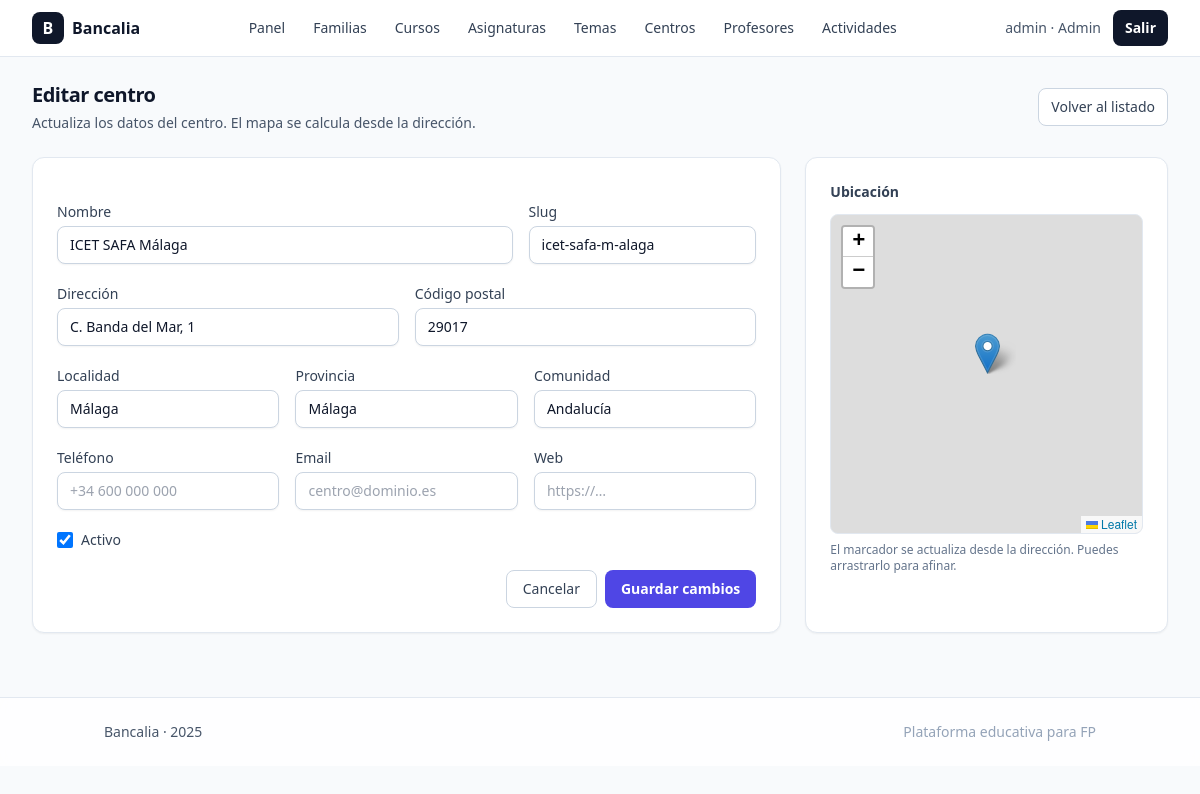
/admin/centros/edit.php?id=1 (signed in), run on the app's committed database.
### tables this page shows
CREATE TABLE `centros` (
  `id` int(11) NOT NULL,
  `nombre` varchar(180) NOT NULL,
  `slug` varchar(190) NOT NULL,
  `codigo` varchar(50) DEFAULT NULL,
  `tipo` enum('publico','privado','concertado') NOT NULL DEFAULT 'publico',
  `comunidad` varchar(100) DEFAULT NULL,
  `provincia` varchar(100) DEFAULT NULL,
  `localidad` varchar(120) DEFAULT NULL,
  `direccion` varchar(200) DEFAULT NULL,
  `cp` varchar(10) DEFAULT NULL,
  `email` varchar(150) DEFAULT NULL,
  `telefono` varchar(30) DEFAULT NULL,
  `web` varchar(200) DEFAULT NULL,
  `lat` decimal(10,7) DEFAULT NULL,
  `lng` decimal(10,7) DEFAULT NULL,
  `descripcion` text DEFAULT NULL,
  `is_active` tinyint(1) NOT NULL DEFAULT 1,
  `created_at` datetime NOT NULL DEFAULT current_timestamp(),
  `updated_at` datetime NOT NULL DEFAULT current_timestamp() ON UPDATE current_timestamp()
);

### config.php (called while the page is built, shortened)
<?php
function pdo(): PDO {
  $pdo = new PDO(
    'mysql:host=127.0.0.1;dbname=bancalia;charset=utf8mb4',
    'root', '',
    [
      PDO::ATTR_ERRMODE => PDO::ERRMODE_EXCEPTION,
      PDO::ATTR_DEFAULT_FETCH_MODE => PDO::FETCH_ASSOC,
      PDO::ATTR_EMULATE_PREPARES => false,
    ]
  );
  return $pdo;
}

### public/admin/centros/edit.php (the view, shortened to what this page needs)
<?php
require_once __DIR__ . '/../../../config.php';
$id = (int)($_GET['id'] ?? 0);
$st = pdo()->prepare('SELECT * FROM centros WHERE id=:id LIMIT 1');
$st->execute([':id'=>$id]);
$centro = $st->fetch();
require_once __DIR__ . '/../../../partials/header.php';
?>
<div class="mb-6 flex items-center justify-between">
  <div>
    <h1 class="text-xl font-semibold tracking-tight">Editar centro</h1>
    <p class="mt-1 text-sm text-slate-600">Actualiza los datos del centro. El mapa se calcula desde la dirección.</p>
  </div>
  <a href="<?= PUBLIC_URL ?>/admin/centros/index.php"
     class="inline-flex items-center rounded-lg border border-slate-300 bg-white px-3 py-2 text-sm font-medium text-slate-700 hover:bg-slate-100">Volver al listado</a>
</div>
<div class="grid gap-6 lg:grid-cols-3">
  <div class="lg:col-span-2 rounded-xl border border-slate-200 bg-white p-6 shadow-sm">
    <form method="post" action="" class="space-y-5" id="centroForm">
      <div class="grid gap-4 sm:grid-cols-[2fr,1fr]">
        <div>
          <label class="mb-1 block text-sm font-medium text-slate-700">Nombre</label>
          <input name="nombre" id="nombre" type="text" required
                 value="<?= htmlspecialchars($centro['nombre']) ?>"
                 class="w-full rounded-lg border border-slate-300 bg-white px-3 py-2 text-sm shadow-sm focus:ring-2 focus:ring-slate-400">
        </div>
        <div>
          <label class="mb-1 block text-sm font-medium text-slate-700">Slug</label>
          <input name="slug" id="slug" type="text"
                 value="<?= htmlspecialchars($centro['slug']) ?>"
                 class="w-full rounded-lg border border-slate-300 bg-white px-3 py-2 text-sm shadow-sm focus:ring-2 focus:ring-slate-400">
        </div>
      </div>
      <div class="grid gap-4 sm:grid-cols-2">
        <div>
          <label class="mb-1 block text-sm font-medium text-slate-700">Dirección</label>
          <input name="direccion" id="direccion" type="text" placeholder="Calle, número"
                 value="<?= htmlspecialchars((string)$centro['direccion']) ?>"
                 class="w-full rounded-lg border border-slate-300 bg-white px-3 py-2 text-sm shadow-sm focus:ring-2 focus:ring-slate-400">
        </div>
        <div>
          <label class="mb-1 block text-sm font-medium text-slate-700">Código postal</label>
          <input name="cp" id="cp" type="text" placeholder="28001"
                 value="<?= htmlspecialchars((string)$centro['cp']) ?>"
                 class="w-full rounded-lg border border-slate-300 bg-white px-3 py-2 text-sm shadow-sm focus:ring-2 focus:ring-slate-400">
        </div>
      </div>
      <div class="grid gap-4 sm:grid-cols-3">
        <div>
          <label class="mb-1 block text-sm font-medium text-slate-700">Localidad</label>
          <input name="localidad" id="localidad" type="text"
                 value="<?= htmlspecialchars((string)$centro['localidad']) ?>"
                 class="w-full rounded-lg border border-slate-300 bg-white px-3 py-2 text-sm shadow-sm focus:ring-2 focus:ring-slate-400">
        </div>
        <div>
          <label class="mb-1 block text-sm font-medium text-slate-700">Provincia</label>
          <input name="provincia" id="provincia" type="text"
                 value="<?= htmlspecialchars((string)$centro['provincia']) ?>"
                 class="w-full rounded-lg border border-slate-300 bg-white px-3 py-2 text-sm shadow-sm focus:ring-2 focus:ring-slate-400">
        </div>
        <div>
          <label class="mb-1 block text-sm font-medium text-slate-700">Comunidad</label>
          <input name="comunidad" id="comunidad" type="text"
                 value="<?= htmlspecialchars((string)$centro['comunidad']) ?>"
                 class="w-full rounded-lg border border-slate-300 bg-white px-3 py-2 text-sm shadow-sm focus:ring-2 focus:ring-slate-400">
        </div>
      </div>
      <div class="grid gap-4 sm:grid-cols-3">
        <div>
          <label class="mb-1 block text-sm font-medium text-slate-700">Teléfono</label>
          <input name="telefono" type="text" placeholder="+34 600 000 000"
                 value="<?= htmlspecialchars((string)$centro['telefono']) ?>"
                 class="w-full rounded-lg border border-slate-300 bg-white px-3 py-2 text-sm shadow-sm focus:ring-2 focus:ring-slate-400">
        </div>
        <div>
          <label class="mb-1 block text-sm font-medium text-slate-700">Email</label>
          <input name="email" type="email" placeholder="centro@dominio.es"
                 value="<?= htmlspecialchars((string)$centro['email']) ?>"
                 class="w-full rounded-lg border border-slate-300 bg-white px-3 py-2 text-sm shadow-sm focus:ring-2 focus:ring-slate-400">
        </div>
        <div>
          <label class="mb-1 block text-sm font-medium text-slate-700">Web</label>
          <input name="web" type="text" placeholder="https://…"
                 value="<?= htmlspecialchars((string)$centro['web']) ?>"
                 class="w-full rounded-lg border border-slate-300 bg-white px-3 py-2 text-sm shadow-sm focus:ring-2 focus:ring-slate-400">
        </div>
      </div>
      <div class="flex items-center gap-2">
        <input id="is_active" name="is_active" type="checkbox" class="h-4 w-4 rounded border-slate-300 text-slate-900 focus:ring-slate-400"
               <?= ((int)$centro['is_active']===1?'checked':'') ?>>
        <label for="is_active" class="text-sm text-slate-700">Activo</label>
      </div>
      <div class="flex flex-col-reverse gap-2 sm:flex-row sm:justify-end">
        <a href="<?= PUBLIC_URL ?>/admin/centros/index.php"
           class="inline-flex items-center justify-center rounded-lg border border-slate-300 bg-white px-4 py-2 text-sm font-medium text-slate-700 hover:bg-slate-100">Cancelar</a>
        <button type="submit"
                class="inline-flex items-center justify-center rounded-lg bg-indigo-600 px-4 py-2 text-sm font-semibold text-white hover:bg-indigo-500">Guardar cambios</button>
      </div>
    </form>
  </div>
  <div class="rounded-xl border border-slate-200 bg-white p-6 shadow-sm">
    <h2 class="text-sm font-semibold text-slate-700 mb-3">Ubicación</h2>
    <div id="map" class="h-80 w-full rounded-lg border border-slate-200"></div>
    <p class="mt-2 text-xs text-slate-500">El marcador se actualiza desde la dirección. Puedes arrastrarlo para afinar.</p>
  </div>
</div>
<link rel="stylesheet" href="https://unpkg.com/leaflet@1.9.4/dist/leaflet.css"/>
<?php require_once __DIR__ . '/../../../partials/footer.php'; ?>

### data on the page
centros: nombre "ICET SAFA Málaga", slug "icet-safa-m-alaga", direccion "C. Banda del Mar, 1", cp "29017", localidad "Málaga", provincia "Málaga", comunidad "Andalucía", is_active "☑"

### other printed values
$u['role'] "admin"
$u['nombre'] "Admin"
